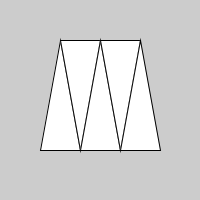
Frame 1 (no input)
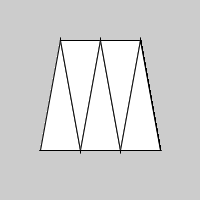
Frame 60 (the mouse pressed at the canvas centre just before this capture)
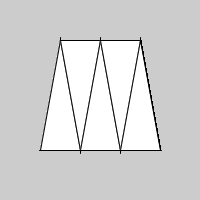
Frame 120 (the mouse held since frame 60 and released just before this capture)

The Processing sketch that drew these frames (run headless with seeded random() and noise(); from frame 60 on, the mouse is pressed at the canvas centre):

// Processing sketch: vertexs_method_7
// ── vertexs_method_7.pde
void setup() {
  size(200, 200);
}

void draw() {
  beginShape(TRIANGLE_STRIP);

  vertex(40, 150);

  vertex(60, 40);

  vertex(80, 150);

  vertex(100, 40);

  vertex(120, 150);

  vertex(140, 40);

  vertex(160, 150);

  endShape();
}
